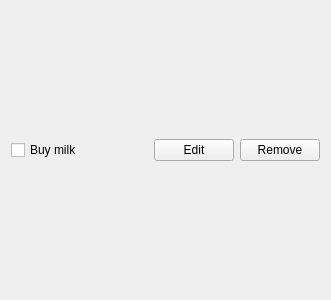
<?xml version="1.0" encoding="UTF-8"?>
<ui version="4.0">
 <class>Task</class>
 <widget class="QWidget" name="Task">
  <property name="geometry">
   <rect>
    <x>0</x>
    <y>0</y>
    <width>331</width>
    <height>300</height>
   </rect>
  </property>
  <property name="windowTitle">
   <string>Form</string>
  </property>
  <layout class="QHBoxLayout" name="horizontalLayout">
   <item>
    <widget class="QCheckBox" name="checkbox">
     <property name="text">
      <string>Buy milk</string>
     </property>
    </widget>
   </item>
   <item>
    <spacer name="horizontalSpacer">
     <property name="orientation">
      <enum>Qt::Horizontal</enum>
     </property>
     <property name="sizeHint" stdset="0">
      <size>
       <width>40</width>
       <height>20</height>
      </size>
     </property>
    </spacer>
   </item>
   <item>
    <widget class="QPushButton" name="editButton">
     <property name="text">
      <string>Edit</string>
     </property>
    </widget>
   </item>
   <item>
    <widget class="QPushButton" name="removeButton">
     <property name="text">
      <string>Remove</string>
     </property>
    </widget>
   </item>
  </layout>
 </widget>
 <resources/>
 <connections/>
</ui>
